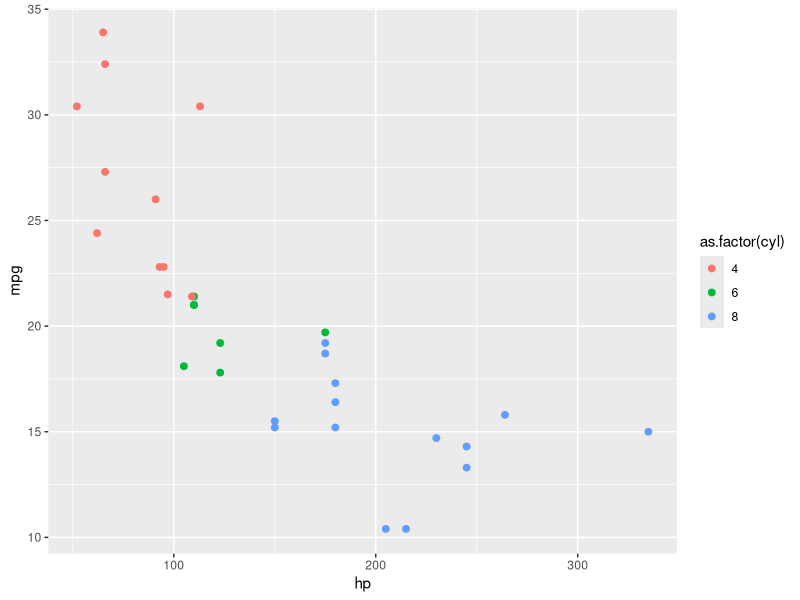
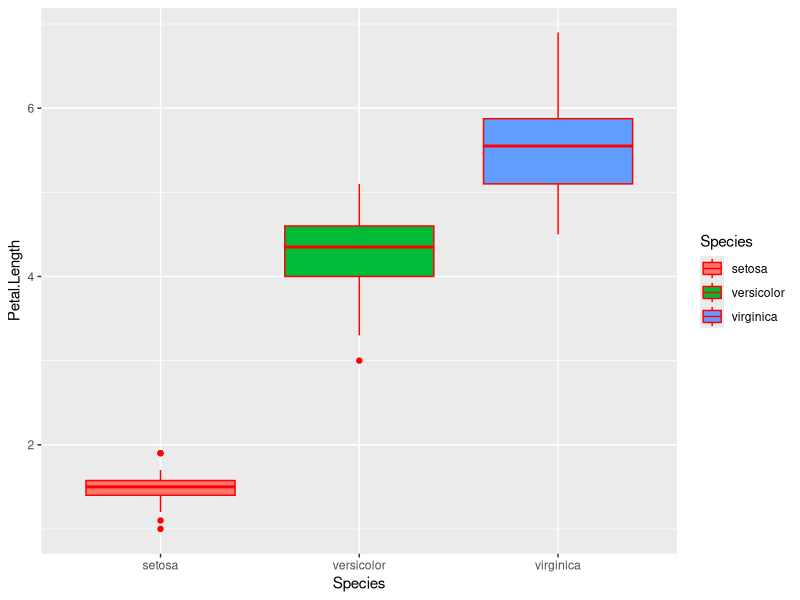
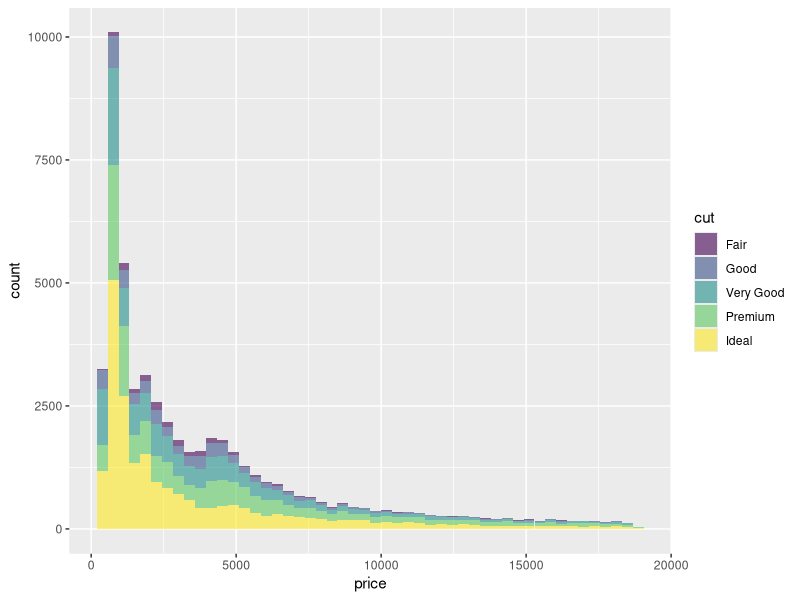
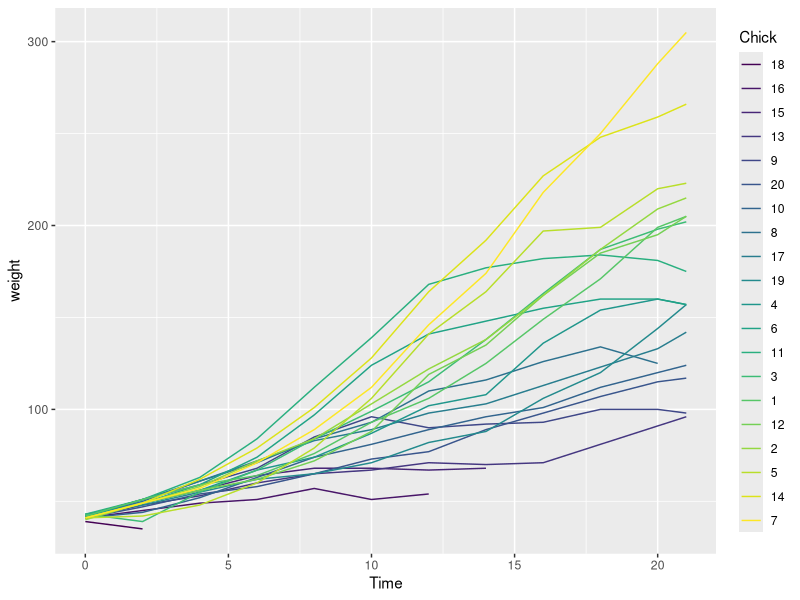
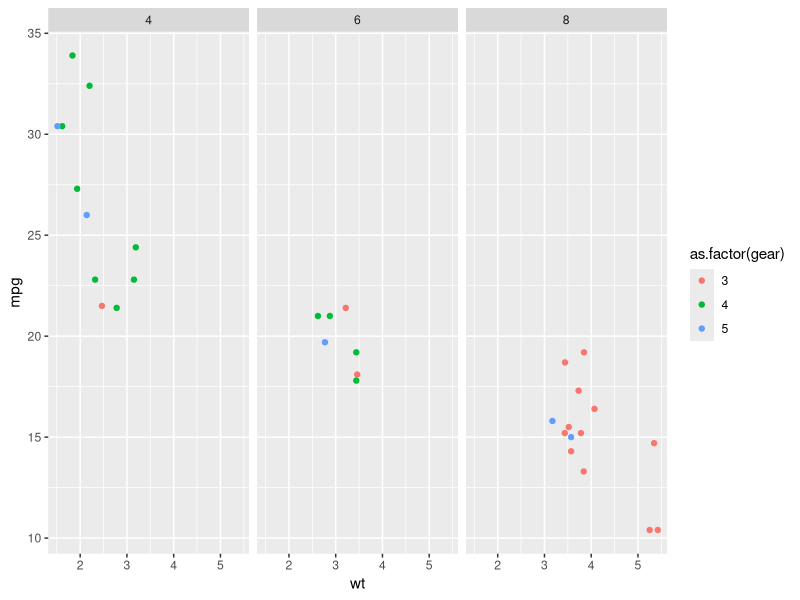
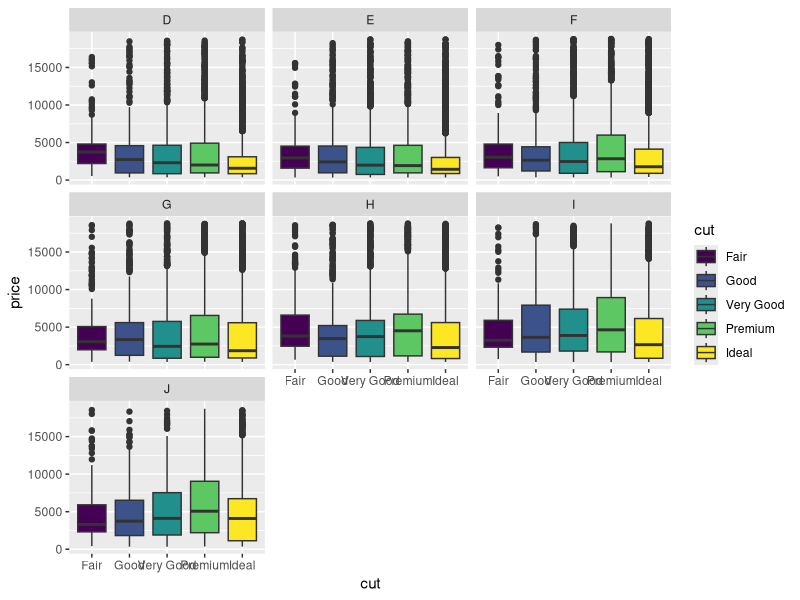
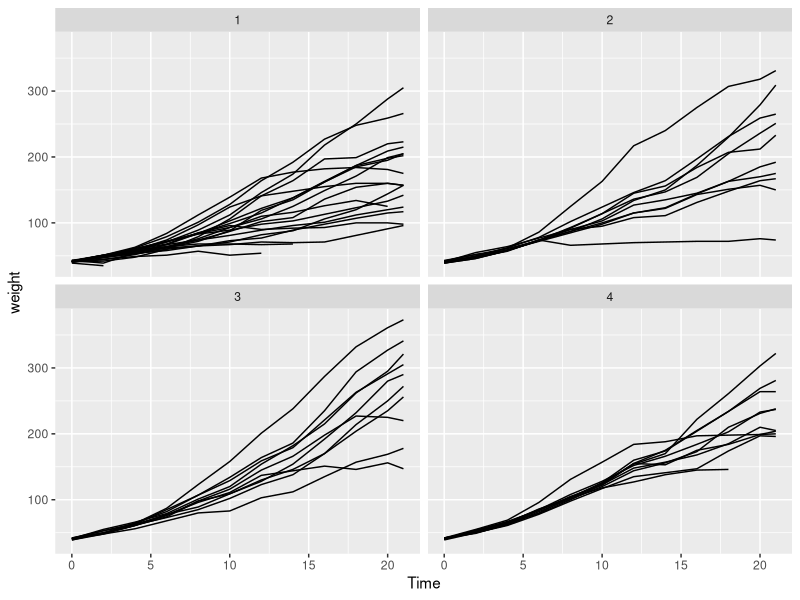
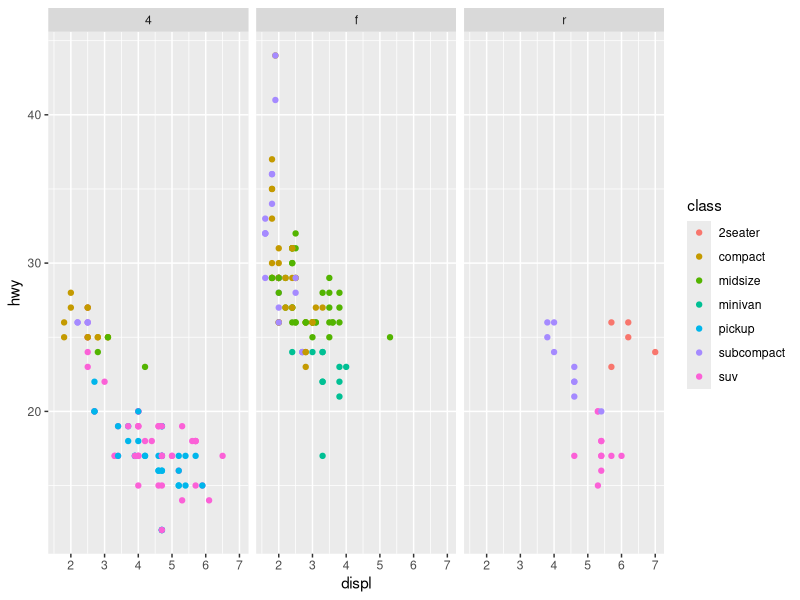

These charts were generated, in order, by the following R code:
## ---- chunk 1
#| include: false
library(dplyr)
library(ggplot2)
library(datasets)
## ---- chunk 2
#| echo: false
ggplot(data = mtcars) +
  geom_point(aes(x = hp, y = mpg, color = as.factor(cyl)), size = 2) 
## ---- chunk 3
#| echo: false 
ggplot(data = iris) +
  geom_boxplot(aes(x = Species, y = Petal.Length, fill = Species), color = "red")
## ---- chunk 4
#| echo: false
ggplot(data = diamonds) +
  geom_histogram(
    aes(x = price, fill = cut),
    alpha = 0.6,
    bins = 50
  )
## ---- chunk 5
#| echo: false
ggplot(data = ChickWeight %>% filter(Diet == 1)) +
  geom_line(aes(x = Time, y = weight, color = Chick))
## ---- chunk 6
#| echo: false 
ggplot(data = mtcars) +
  geom_point(aes(x = wt, y = mpg, color = as.factor(gear)))  +
  facet_wrap(~cyl)
## ---- chunk 7
#| echo: false
ggplot(data = diamonds) +
  geom_boxplot(aes(x = cut, y = price, fill = cut)) +
  facet_wrap(~color)
## ---- chunk 8
#| echo: false 
ggplot(data = ChickWeight) +
  geom_line(aes(x = Time, y = weight, group = Chick)) +
  facet_wrap(~Diet) 
## ---- chunk 9
#| echo: false 
ggplot(data = mpg) +
  geom_point(aes(x = displ, y = hwy, color = class)) +
  facet_wrap(~drv)
## ---- chunk 10
#| echo: false 
ggplot(data = InsectSprays) +
  geom_boxplot(aes(x = spray, y = count, fill = spray)) +
  facet_wrap(~spray)
